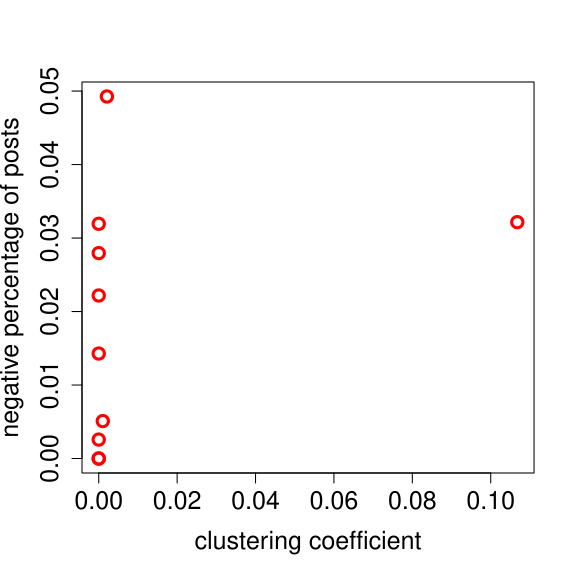

This figure's R source:
#pdf("cpu_load.pdf")
#pdf("mem_usage.pdf")

fpe<-read.table("community_graph_data_following.txt", sep=",")
plot_colors <- c("red","blue","black")


names(fpe)<-c("community", "coeff", "reciprocity", "posPercentage" , "posSeverity", "negPercentage", "negSeverity")


xrange <- range(fpe$coeff) 
yrange <- range(fpe$negPercentage) 


plot(xrange,yrange, type="n", xlab="clustering coefficient", ylab="negative percentage of posts", cex.lab=1.5,cex.axis=1.5)
lines(fpe$coeff, fpe$negPercentage, type="p", lwd=3,lty=1, col="red", pch=1,cex=1.5)



#dev.off()
